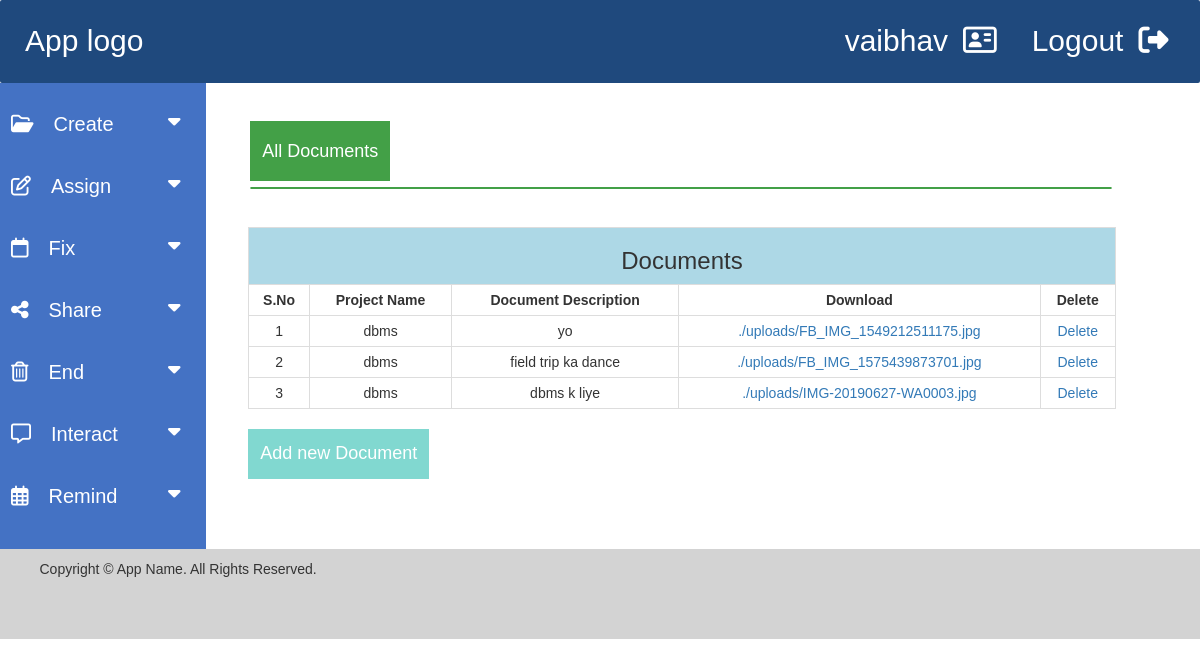
The app's page /displayresources.php?projectid=22 (signed in) with its own data.
### tables this page shows
CREATE TABLE `resources` (
  `id` int NOT NULL,
  `projectname` varchar(255) NOT NULL,
  `resources` longblob NOT NULL,
  `resourcedesc` text,
  `path` varchar(500) NOT NULL,
  `projectid` int NOT NULL,
  `userid` int NOT NULL
);

### displayresources.php (the view, shortened to what this page needs)
<?php
include_once 'source/db_connect.php';
$sno=1;
$projectid= $_GET['projectid'];
$query = "select * from resources where projectid = $projectid";
$result_resources_display =$conn->prepare($query);
$result_resources_display->execute();
?>
<!DOCTYPE html>
<html lang="en">
<head>
  <link rel="stylesheet" href="https://maxcdn.bootstrapcdn.com/bootstrap/3.4.1/css/bootstrap.min.css">
<link rel="stylesheet" href="landingpage.css">
<link rel="stylesheet" href="https://cdnjs.cloudflare.com/ajax/libs/font-awesome/4.7.0/css/font-awesome.min.css">
<link rel="stylesheet" href="font-awesome.css">
</head>
<body>
<div class="header">
<a href="landingpage.php" style="margin-left: 5px;">App logo</a>
<div id="logout">Logout<a href="logout.php"><i class="fas fa-sign-out-alt" style="margin-left: 15px;"></i></a></div>
<div id="usertype"><?php echo $_SESSION['username'] ?><a href="#"><i class="far fa-address-card" style="margin-left: 15px;"></i></a></div>
</div>
<div class="row">
<div class="sidenav" id="sidenav">
  <button class="dropdown-btn"><i class='far fa-folder-open' style="margin-right: 20px;"></i>Create
    <i class="fa fa-caret-down"></i>
  </button>
  <button class="dropdown-btn"><i class='far fa-edit' style="margin-right: 20px;"></i>Assign
    <i class="fa fa-caret-down"></i>
  </button>
  <button class="dropdown-btn"><i class="far fa-calendar" style="margin-right: 20px;"></i>Fix
    <i class="fa fa-caret-down"></i>
  </button>
  <button class="dropdown-btn"><i class="fas fa-share-alt" style="margin-right: 20px;"></i>Share
    <i class="fa fa-caret-down"></i>
  </button>
  <button class="dropdown-btn"><i class="far fa-trash-alt" style="margin-right: 20px;"></i>End
    <i class="fa fa-caret-down"></i>
  </button>
  <button class="dropdown-btn"><i class='far fa-comment-alt' style="margin-right: 20px;"></i>Interact
    <i class="fa fa-caret-down"></i>
  </button>
  <button class="dropdown-btn"><i class='far fa-calendar-alt' style="margin-right: 20px;"></i>Remind
    <i class="fa fa-caret-down"></i>
  </button>
</div>
<div class="main" id="main">
<div class="maincontent">
<br>
    <button class="topbutton" style="margin-left:0px;">All Documents</button>
    <hr class="new1" style="width:111.5%;">
    </div><br>
    <div>
    <table style="width:90%; margin-left:3.3%; border: 1px solid #ddd;">
      <tr style="background-color:lightblue;">
        <th colspan="7" style="text-align:center;"><h3>Documents</h3></th>
      </tr>
      <tr>
        <th style="padding:5px; border: 1px solid #ddd; text-align:center;">S.No</th>
        <th style="padding:5px; border: 1px solid #ddd; text-align:center;">Project Name</th>
        <th style="padding:5px; border: 1px solid #ddd; text-align:center;">Document Description</th>
        <th style="padding:5px; border: 1px solid #ddd; text-align:center;">Download</th>
        <th style="padding:5px; border: 1px solid #ddd; text-align:center;">Delete</th>
      </tr>
      <?php
        while($rows=$result_resources_display->fetch(PDO::FETCH_ASSOC)){
            echo "
            <tr>
            <td style=\"padding:5px; text-align:center; border: 1px solid #ddd;\">".$sno."</td>
            <td style=\"padding:5px; text-align:center; border: 1px solid #ddd;\">".$rows['projectname']."</td>
            <td style=\"padding:5px; text-align:center; border: 1px solid #ddd;\">".$rows['resourcedesc']."</td>
            <td style=\"padding:5px; text-align:center; border: 1px solid #ddd;\"><a target ='_blank' href='view.php?id=".$rows['id']."'>".$rows['path']."</a></td>
            <td style=\"padding:5px; text-align:center; border: 1px solid #ddd;\"><a href = 'deleteresource.php?rn=$rows[id]' onclick=\"return confirm('Are you sure?')\">Delete</a></td>
            </tr>
            ";
            $sno++;
        }
        ?>
    </table>
    <br>
    <button class="open-formbutton" onclick="openshareform1()" style="margin-left:3.3%; color:white; background:#81d8d0;">Add new Document</button>
    </div><br>
<br><br>
</div>
</div>
<div class="footer">
    <p class="copyright">Copyright © App Name. All Rights Reserved.</p>
</div>
</body>
</html>

### landingpage.css (style rules this page uses)
* { box-sizing: border-box; }
body { font-family: Arial, Helvetica, sans-serif; }
.header { background-color: #1f497d; padding: 20px; color:white; font-size: 30px; position: -webkit-sticky; position: sticky; top:0; border-radius:2px ; z-index: 100; }
.header a { color:white; }
#usertype { float: right; color: white; margin-right: 3%; }
#logout { float: right; color: white; margin-right: 1%; }
.sidenav { float: left; width: 18%; padding: 10px; height: auto; background: #4472C4; }
.main { background-color: white; float: left; width: 80%; padding: 10px; height: auto; }
.maincontent { width: 80%; margin-left: 3.5%; line-height: 2; }
.dropdown-btn { padding: 6px 8px 6px 16px; text-decoration: none; font-size: 20px; color: white; display: block; border: none; line-height: 2.5; background: none; width: 100%; text-align: left; cursor: pointer; outline: none; }
.fa-caret-down { float: right; margin-top: 12.5px; padding-right: 8px; }
.row:after { content: ""; display: table; clear: both; }
.footer { background-color: lightgrey; padding: 10px; height: 90px; }
.copyright { margin-left:2.5%; }
hr.new1 { border: 1.5px solid #43A047; border-radius: 2px; margin-top: 0px; margin-bottom: 18px; }
.open-formbutton { background-color: #4472C4; margin-left: 15px; color: #002060; padding: 12px; font-size: 18px; border: none; cursor: pointer; width: auto; }
.topbutton { background-color: #43A047; color: white; padding: 12px; font-size: 18px; border: none; cursor: pointer; width: auto; margin-bottom: 6px; }

### records on screen
resources: projectname "dbms", resourcedesc "yo", path "./uploads/FB_IMG_1549212511175.jpg"
resources: projectname "dbms", resourcedesc "field trip ka dance", path "./uploads/FB_IMG_1575439873701.jpg"
resources: projectname "dbms", resourcedesc "dbms k liye", path "./uploads/IMG-20190627-WA0003.jpg"

### other values on screen
$_SESSION['username'] "vaibhav"
